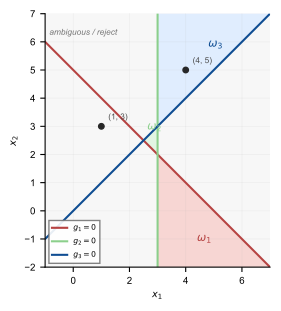

This chart was generated by the following Python code:
from pathlib import Path

import matplotlib as mpl
import matplotlib.pyplot as plt
import numpy as np
from matplotlib.colors import ListedColormap

PALETTE = {
    "blue_main": "#0F4D92",
    "blue_secondary": "#3775BA",
    "red_strong": "#B64342",
    "green_3": "#8BCF8B",
    "neutral_mid": "#767676",
    "neutral_dark": "#4D4D4D",
    "neutral_black": "#272727",
    "red_1": "#F6CFCB",
    "green_1": "#DDF3DE",
}

mpl.rcParams.update({
    "font.family": "sans-serif",
    "font.sans-serif": ["Arial", "Helvetica", "DejaVu Sans"],
    "svg.fonttype": "none",
    "pdf.fonttype": 42,
    "font.size": 7,
    "axes.spines.right": False,
    "axes.spines.top": False,
    "axes.linewidth": 0.8,
    "legend.frameon": False,
})


def scores(x1, x2):
    return np.stack(
        [
            -x1 - x2 + 5,
            -x1 + 3,
            -x1 + x2,
        ],
        axis=0,
    )


x = np.linspace(-1.0, 7.0, 500)
y = np.linspace(-2.0, 7.0, 500)
xx, yy = np.meshgrid(x, y)
g = scores(xx, yy)
positive = g > 0
region = np.zeros_like(xx, dtype=int)
for idx in range(3):
    region[(positive[idx]) & (positive.sum(axis=0) == 1)] = idx + 1
region[positive.sum(axis=0) != 1] = 0

fig, ax = plt.subplots(figsize=(3.6, 3.2))
cmap = ListedColormap(["#f5f5f5", PALETTE["red_1"], PALETTE["green_1"], "#dbeafe"])
ax.contourf(xx, yy, region, levels=[-0.5, 0.5, 1.5, 2.5, 3.5], cmap=cmap, alpha=0.85)

line_x = np.linspace(-1.0, 7.0, 300)
ax.plot(line_x, 5 - line_x, color=PALETTE["red_strong"], linewidth=1.5,
        label=r"$g_1=0$")
ax.axvline(3, color=PALETTE["green_3"], linewidth=1.5, label=r"$g_2=0$")
ax.plot(line_x, line_x, color=PALETTE["blue_main"], linewidth=1.5,
        label=r"$g_3=0$")

ax.scatter([1, 4], [3, 5], color=PALETTE["neutral_black"], s=16, zorder=5)
ax.annotate("(1, 3)", (1, 3), xytext=(5, 5), textcoords="offset points",
            fontsize=6, color=PALETTE["neutral_dark"])
ax.annotate("(4, 5)", (4, 5), xytext=(5, 5), textcoords="offset points",
            fontsize=6, color=PALETTE["neutral_dark"])

ax.text(4.4, -1.1, r"$\omega_1$", color=PALETTE["red_strong"], fontsize=8,
        fontweight="bold")
ax.text(2.63, 2.86, r"$\omega_2$", color=PALETTE["green_3"], fontsize=8,
        fontweight="bold")
ax.text(4.8, 5.8, r"$\omega_3$", color=PALETTE["blue_main"], fontsize=8,
        fontweight="bold")
ax.text(-0.85, 6.25, "ambiguous / reject", color=PALETTE["neutral_mid"],
        fontsize=6, style="italic")

ax.set_xlim(-1.0, 7.0)
ax.set_ylim(-2.0, 7.0)
ax.set_xlabel(r"$x_1$", fontsize=7)
ax.set_ylabel(r"$x_2$", fontsize=7)
ax.set_aspect("equal", adjustable="box")
ax.grid(True, alpha=0.15, linewidth=0.5)
ax.legend(loc="lower left", fontsize=5.5, frameon=True, framealpha=0.9,
          edgecolor=PALETTE["neutral_mid"], fancybox=False)

fig.tight_layout(pad=1.5)
fig.savefig(Path(__file__).with_suffix(".pdf"), bbox_inches="tight")
plt.close(fig)
